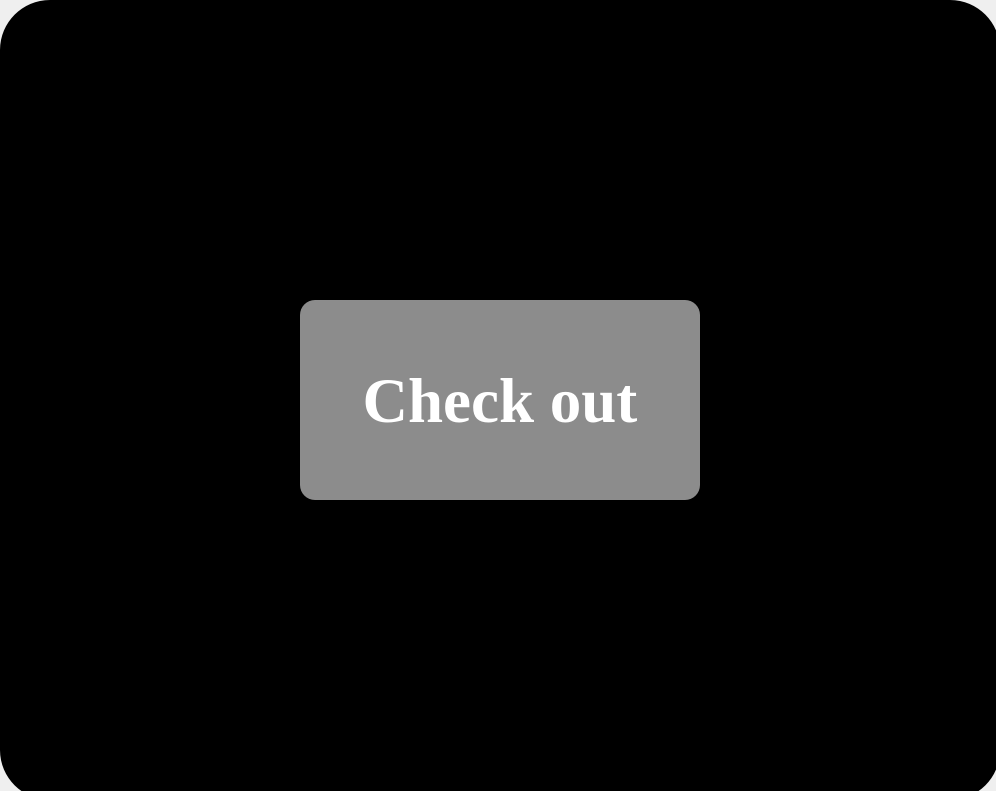
<?xml version="1.0" encoding="UTF-8"?>
<ui version="4.0">
 <class>Form</class>
 <widget class="QWidget" name="Form">
  <property name="geometry">
   <rect>
    <x>0</x>
    <y>0</y>
    <width>996</width>
    <height>791</height>
   </rect>
  </property>
  <property name="windowTitle">
   <string>Form</string>
  </property>
  <widget class="QLabel" name="background">
   <property name="geometry">
    <rect>
     <x>0</x>
     <y>0</y>
     <width>1000</width>
     <height>800</height>
    </rect>
   </property>
   <property name="styleSheet">
    <string notr="true">background-color: rgb(0, 0, 0);
border-radius:50px;</string>
   </property>
   <property name="text">
    <string/>
   </property>
  </widget>
  <widget class="QPushButton" name="Start_Button">
   <property name="geometry">
    <rect>
     <x>300</x>
     <y>300</y>
     <width>400</width>
     <height>200</height>
    </rect>
   </property>
   <property name="font">
    <font>
     <family>Times New Roman</family>
     <pointsize>47</pointsize>
     <weight>75</weight>
     <bold>true</bold>
    </font>
   </property>
   <property name="styleSheet">
    <string notr="true">

QPushButton#Start_Button{
	background-color: rgb(140, 140, 140);
	color: rgb(255, 255, 255);
	border-radius:15px;
}
QPushButton#Start_Button:hover{
 
	background-color: rgb(116, 126, 89);
}
QPushButton#Start_Button:pressed{
	padding-left:5px;
	padding-top:5px;
	color: rgb(255, 255, 255);
	background-color: rgb(100, 100, 50);
}</string>
   </property>
   <property name="text">
    <string>Check out</string>
   </property>
  </widget>
  <widget class="QPushButton" name="exit">
   <property name="geometry">
    <rect>
     <x>810</x>
     <y>710</y>
     <width>111</width>
     <height>71</height>
    </rect>
   </property>
   <property name="font">
    <font>
     <pointsize>26</pointsize>
    </font>
   </property>
   <property name="styleSheet">
    <string notr="true">
QPushButton#exit{
	
	background-color: rgb(0, 0, 0);
	color: rgb(0, 0, 0);
	border-radius:15px;
}
QPushButton#exit:hover{
	background-color: rgb(116, 126, 89);
	color: rgb(255, 255, 255);
}
QPushButton#exit:pressed{
	padding-left:5px;
	padding-top:5px;
	color: rgb(255, 255, 255);
	background-color: rgb(100, 100, 50);
}</string>
   </property>
   <property name="text">
    <string>exit</string>
   </property>
  </widget>
 </widget>
 <resources/>
 <connections>
  <connection>
   <sender>exit</sender>
   <signal>clicked()</signal>
   <receiver>Form</receiver>
   <slot>close()</slot>
   <hints>
    <hint type="sourcelabel">
     <x>813</x>
     <y>744</y>
    </hint>
    <hint type="destinationlabel">
     <x>499</x>
     <y>399</y>
    </hint>
   </hints>
  </connection>
 </connections>
</ui>
